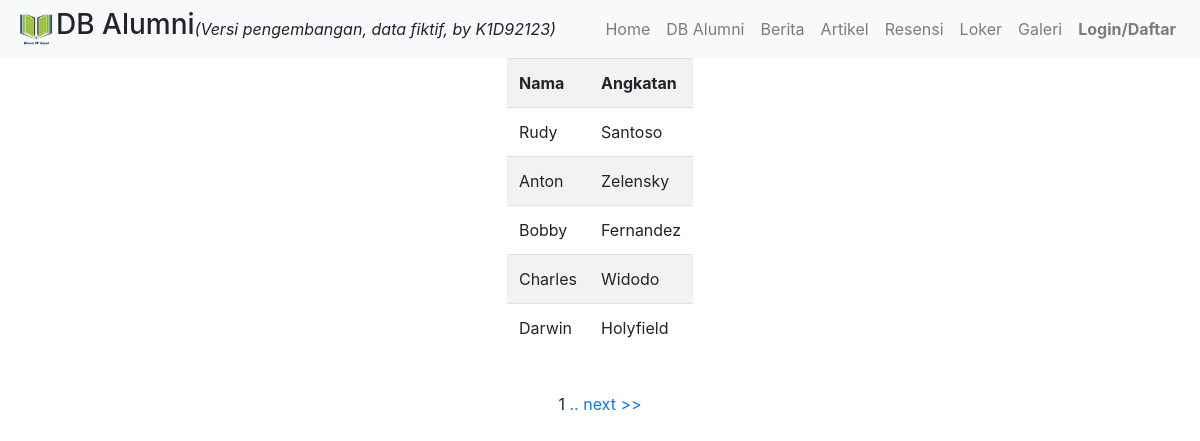
The page /testpagination/ on the database its author committed.
### alumni/models.py (models this page shows, shortened)
class Profile(models.Model):
    user = models.OneToOneField(User, on_delete=models.CASCADE)
    angkatan = models.IntegerField(null=True)
    lulusan = models.IntegerField(null=True)
    avatar = models.ImageField(default='logounpad.jpg', upload_to='photo')
    bio = models.TextField()

### alumni/views.py (the view)
# urls.py: path('testpagination/', views.testpagination, name='testpagination'),
def testpagination(request):
    queryset = Profile.objects.all()
    items_per_page = 5
    paginator = Paginator(queryset, items_per_page)
    page_number = request.GET.get('page')
    page = paginator.get_page(page_number)
    context = {
    'page': page,
}
    return render(request, 'paginated.html', context)

### alumni/templates/paginated.html (shortened to what this page needs)
{% extends 'base.html' %}
{% block content %}
<center>
    <table style="width: auto" class="table table-striped">
    <tr bgcolor='lightgrey'>
        <td><b>Nama</b></td>
        <td><b>Angkatan</b></td>
    </tr>
    <tr>
    {% for item in page %}
    <td>{{ item.user.first_name }}</td>
    <td>{{ item.user.last_name }}</td>
    </tr>
{% endfor %}
 </table>
<br>
    <span class="current-page"> {{ page.number }}</span>
    {% if page.has_next %}
        <a href="?page={{ page.next_page_number }}"> .. next >> </a>
    {% endif %}
</center>
{% endblock %}

### rows shown on the page
Profile: user.first_name "Rudy", user.last_name "Santoso"
Profile: user.first_name "Anton", user.last_name "Zelensky"
Profile: user.first_name "Bobby", user.last_name "Fernandez"
Profile: user.first_name "Charles", user.last_name "Widodo"
Profile: user.first_name "Darwin", user.last_name "Holyfield"

### other values the page prints
{{ page.number }} "1"
